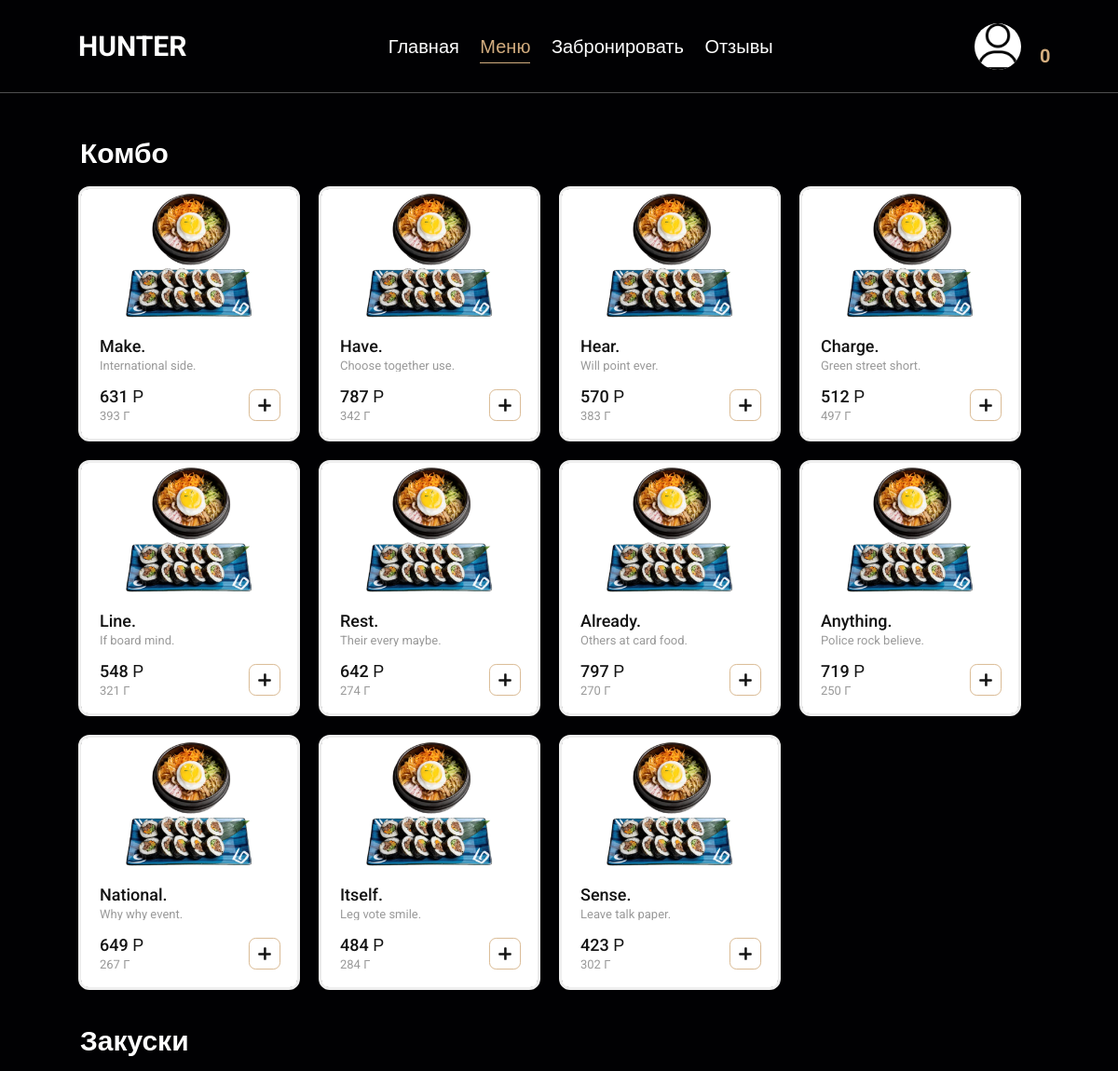
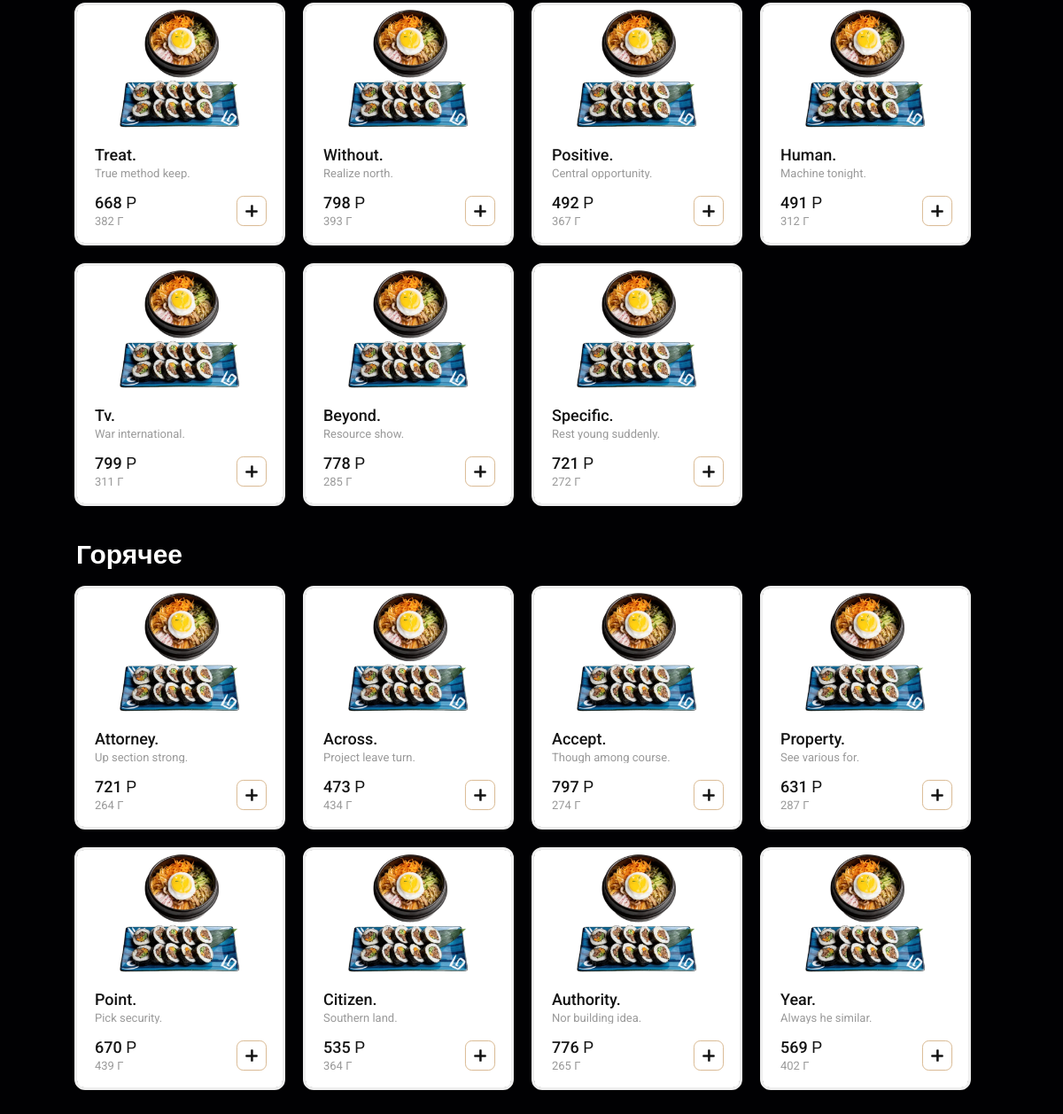
/main/Hunter/menu, run on the app's committed database (2 pictures, top to bottom).
### app/models.py (models this page shows, shortened)
class Restaurant(models.Model):
    name = models.CharField(blank=False, max_length=32, default="")
    content = models.TextField(blank=False, max_length=200, default="")
    address = models.CharField(blank=False, max_length=50)
    phone_regex = RegexValidator(regex=r'^\+?[7,8]?[\s,-]?\(?\d{3}\)?[\s,-]?\d{3}[\s,-]?\d{2}[\s,-]?\d{2}$', message="Invalid format")
    phone = models.CharField(validators=[phone_regex], max_length=12, null=True)
    img = models.ImageField(null=True, blank=True, default="background.jpg", upload_to="restaurant_image/%Y/%M/%D")
    objects = RestaurantManager()

class Section(models.Model):
    SECTION_CHOICES = (
        ('Комбо', 'Комбо'),
        ('Закуски', 'Закуски'),
        ('Горячее', 'Горячее'),
    )
    menu = models.ForeignKey(
        Menu,
        on_delete=models.CASCADE,
        related_name='sections',
    )
    name = models.CharField(choices=SECTION_CHOICES, max_length=10, blank=False, default="")
    objects = SectionManager()

class Dish(models.Model):
    name = models.CharField(blank=False, max_length=32)
    content = models.TextField(blank=False, max_length=32)
    section = models.ForeignKey(
        Section,
        on_delete=models.CASCADE,
        related_name='dishes',
        default=""
    )
    price = models.IntegerField()
    weight = models.IntegerField()
    img = models.ImageField(null=True, blank=True, default="dish.webp", upload_to="dish_image/%Y/%M/%D")
    objects = DishManager()

### app/views.py (the view)
# urls.py: path("main/<str:restaurant_name>/menu", views.restaurantMenu, name="restaurantMenu"),
def restaurantMenu(request, restaurant_name):
    restaurant = models.Restaurant.objects.get_by_name(restaurant_name)[0]
    return render(request, "restaurant__menu.html", context={"restaurant": restaurant})

### app/models.py (called while the page is built)
    def get_by_name(self, _name):
        return self.filter(name = _name)

### app/template_filters.py (called while the page is built)
@register.filter(name='get_sum_dict_values')
def get_sum_dict_values(dict, key):
    return sum(dict[key].values())

### cart/context_proccesors.py (called while the page is built)
def cart(request):
    return {'cart': Cart(request).cart}

### templates/restaurant__menu.html
{% extends 'layouts/restaurant__base.html' %}
{% block content %}
<section class="menu">
  {% for section in restaurant.menu.sections.all %}
  {% include 'components/menu-group-item.html' %}
  {% endfor %}
</section>
{% endblock %}

### templates/layouts/restaurant__base.html (shortened to what this page needs)
{% load static %}
{% load template_filters %}
<!DOCTYPE html>
<html lang="ru">
<head>
  <link rel="stylesheet" href="https://cdnjs.cloudflare.com/ajax/libs/font-awesome/6.6.0/css/all.min.css">
  <link rel="stylesheet" href="{% static 'css/reset.css' %}"/>
  <link rel="stylesheet" href="{% static 'css/restaurant.css' %}"/>
</head>
<body>
  <header class="header">
    <a href="{% url 'restaurantIndex' restaurant_name=restaurant.name %}" class="logo">
      {{ restaurant.name }}
    </a>
    {% with request.resolver_match.url_name as url_name %}
    <nav class="navbar">
      <a class="{% if url_name == 'restaurantIndex' %}current__page{% endif %}" href="{% url 'restaurantIndex' restaurant_name=restaurant.name %}">Главная</a>
      <a class="{% if url_name == 'restaurantMenu' %}current__page{% endif %}" href="{% url 'restaurantMenu' restaurant_name=restaurant.name %}">Меню</a>
      <a class="{% if url_name == 'restaurantReservation' %}current__page{% endif %}" href="{% url 'restaurantReservation' restaurant_name=restaurant.name %}">Забронировать</a>
      <a class="{% if url_name == 'restaurantReviews' %}current__page{% endif %}" href="{% url 'restaurantReviews' restaurant_name=restaurant.name %}">Отзывы</a>
    </nav>
    <div class="icons">
      {% if user.is_authenticated and not request.user.is_superuser %}
      <img class="profile__icon" src="{{ request.user.profile.avatar.url }}" class="fas fa-user profile" id="prof-btn" onclick="toggleMenu()"></img>
      {% else %}
      <img class="profile__icon" src="{% static '/img/avatar.png' %}" class="fas fa-user profile" id="prof-btn" onclick="toggleMenu()"></img>
      {% endif %}
      <a href="{% url 'cartSummary' restaurant_name=restaurant.name %}"><span class="cart__size" id="cart_quantity">{{ cart|get_sum_dict_values:restaurant.name}}</span></a>
    </div>
    {% endwith %}
  </header>
  {% block content %}
  {% endblock %}
</body>
</html>

### templates/components/menu-group-item.html
<div class="nav__anchor">
    <h2 class="menu__group-title">
      {{ section.name }}
    </h2>
    <div class="menu__group">
      {% for dish in section.dishes.all %}
      {% include 'components/dish-item.html' %}
      {% endfor %}
    </div>
</div>

### templates/components/dish-item.html
{% load static %}
<div class="dish">
    <div class="dish__photo">
      <img src="{{ dish.img.url }}" alt="">
    </div>
    <div class="dish__content">
      <div class="dish__name" id="dish-name-{{ dish.id }}">
        {{ dish.name }}
      </div>
      <div class="dish__text">
        {{ dish.content }}
      </div>
      <div class="dish__footer">
        <div class="dish__value">
          <div class="dish__price" id="dish-price-{{ dish.id }}">
            {{ dish.price }} Р
          </div>
          <div class="dish__size">
            {{ dish.weight }} Г
          </div>
        </div>
        <div class="dish__plus" data-id="{{ dish.id }}">
        </div>
      </div>
    </div>
</div>

### static/css/restaurant.css (style rules this page uses)
:root { --main-color: #d3ad7f; --black: #131313; --bg: #010103; --border: .1rem solid rgba(255,255,255,.3); }
* { box-sizing: border-box; outline: none; border: none; text-decoration: none; transition: .2s linear; }
html { margin: 0; padding: 0; font-family: "Roboto", sans-serif; font-weight: 400; font-size: 62.5%; overflow-x: hidden; scroll-padding-top: 9rem; scroll-behavior: smooth; }
body { background: var(--bg); }
section { padding: 0 7%; padding-top: 100px; }
a { color: #fff; }
a, a:active, a:focus { outline: none; }
.header { height: 100px; background: var(--bg); display: flex; align-items: center; justify-content: space-between; padding: 1.5rem 7%; border-bottom: var(--border); position: fixed; top: 0; left: 0; right: 0; z-index: 1000; }
.header .logo { display: flex; align-items: center; text-transform: uppercase; height: 6rem; font-size: 30px; font-weight: 700; }
.header .navbar a { margin: 0 1rem; font-size: 2rem; color: #fff; }
.header .navbar .current__page { color: var(--main-color); border-bottom: .1rem solid var(--main-color); padding-bottom: .5rem; }
.current__page { color: var(--main-color); border-bottom: .1rem solid var(--main-color); padding-bottom: .5rem; }
.header .icons { display: flex; align-items: center; }
.profile__icon { width: 50px; height: 50px; border-radius: 50%; cursor: pointer; background: #fff; }
.cart__size { color: var(--main-color); font-size: 20px; font-weight: 700; vertical-align: top; position: fixed; }
.header .icons a { cursor: pointer; margin-left: 2rem; }
section.menu { margin-bottom: 50px; margin-top: 50px; }
.nav__anchor + .nav__anchor { padding-top: 40px; }
.menu__group-title { font-weight: 700; font-size: 30px; margin: 0 0 20px 2px; color: #fff; }
.menu__group { gap: 20px; display: flex; flex-wrap: wrap; }
.dish { width: calc(100% / 4 - 20px); display: flex; flex-direction: column; border-radius: 12px; border: 3px #eee solid; position: relative; }
.dish__photo { position: relative; height: 0; padding-bottom: 62.181818%; background-color: #fff; border-radius: 8px 8px 0 0; }
.dish__photo img { position: absolute; top: 0; left: 0; width: 100%; height: 100%; object-fit: cover; border-top-left-radius: 8px; border-top-right-radius: 8px; }
.dish__content { padding: 16px 20px 16px 20px; display: flex; flex-direction: column; flex-grow: 1; background: #fff; border-radius: 0 0 8px 8px; }
.dish__name { color: var(--black); font-size: 18px; font-weight: 500; }
.dish__text { font-size: 13px; margin-top: 5px; color: rgba(0, 0, 0, .4); overflow: hidden; text-overflow: ellipsis; display: -moz-box; -moz-box-orient: vertical; display: -webkit-box; -webkit-box-orient: vertical; }
.dish__footer { margin: 16px 0 0 0; display: flex; justify-content: space-between; align-items: center; }
.dish__price { font-size: 18px; font-weight: 500; display: flex; color: var(--black); align-items: center; }
.dish__size { font-size: 13px; margin-top: 5px; color: rgba(0, 0, 0, .4); white-space: nowrap; }
.dish__plus { width: 40px; height: 40px; border-radius: 9px; background: #fff; color: var(--black); position: relative; cursor: pointer; transition: background 200ms; border: 1px solid var(--main-color); transform: scale(.85); position: relative; left: 5px; }
.dish__plus::before { width: 16px; height: 3px; }
.dish__plus:after { height: 16px; width: 3px; }
.dish__plus::before, .dish__plus::after { content: ""; position: absolute; background: var(--black); margin: auto; top: 0; left: 0; right: 0; bottom: 0; border-radius: 1px; }

### data on the page
Restaurant: name "HUNTER", name "0"
Section: name "Комбо"
Dish: img (picture), name "Make.", content "International side.", price "631", weight "393"
Dish: img (picture), name "Have.", content "Choose together use.", price "787", weight "342"
Dish: img (picture), name "Hear.", content "Will point ever.", price "570", weight "383"
Dish: img (picture), name "Charge.", content "Green street short.", price "512", weight "497"
Dish: img (picture), name "Line.", content "If board mind.", price "548", weight "321"
Dish: img (picture), name "Rest.", content "Their every maybe.", price "642", weight "274"
Dish: img (picture), name "Already.", content "Others at card food.", price "797", weight "270"
Dish: img (picture), name "Anything.", content "Police rock believe.", price "719", weight "250"
Dish: img (picture), name "National.", content "Why why event.", price "649", weight "267"
Dish: img (picture), name "Itself.", content "Leg vote smile.", price "484", weight "284"
Dish: img (picture), name "Sense.", content "Leave talk paper.", price "423", weight "302"
Section: name "Закуски"
Dish: img (picture), name "Treat.", content "True method keep.", price "668", weight "382"
Dish: img (picture), name "Without.", content "Realize north.", price "798", weight "393"
Dish: img (picture), name "Positive.", content "Central opportunity.", price "492", weight "367"
Dish: img (picture), name "Human.", content "Machine tonight.", price "491", weight "312"
Dish: img (picture), name "Tv.", content "War international.", price "799", weight "311"
Dish: img (picture), name "Beyond.", content "Resource show.", price "778", weight "285"
Dish: img (picture), name "Specific.", content "Rest young suddenly.", price "721", weight "272"
Section: name "Горячее"
Dish: img (picture), name "Attorney.", content "Up section strong.", price "721", weight "264"
Dish: img (picture), name "Across.", content "Project leave turn.", price "473", weight "434"
Dish: img (picture), name "Accept.", content "Though among course.", price "797", weight "274"
Dish: img (picture), name "Property.", content "See various for.", price "631", weight "287"
Dish: img (picture), name "Point.", content "Pick security.", price "670", weight "439"
Dish: img (picture), name "Citizen.", content "Southern land.", price "535", weight "364"
Dish: img (picture), name "Authority.", content "Nor building idea.", price "776", weight "265"
Dish: img (picture), name "Year.", content "Always he similar.", price "569", weight "402"
